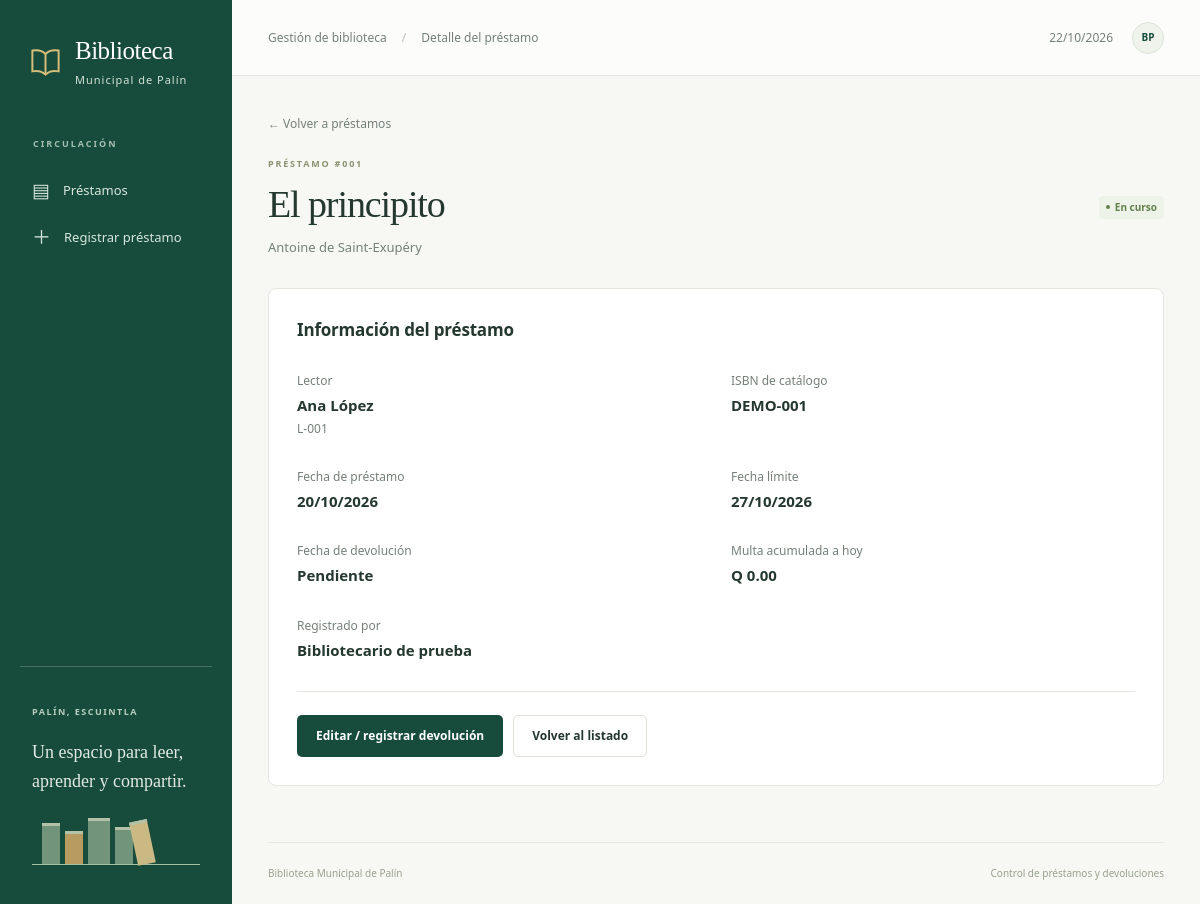
The page /index.php?c=prestamos&a=ver&id=1 on the database its author committed.
### tables this page shows
CREATE TABLE prestamos (
    id INT UNSIGNED AUTO_INCREMENT PRIMARY KEY,
    libro_id INT UNSIGNED NOT NULL,
    lector_id INT UNSIGNED NOT NULL,
    usuario_id INT UNSIGNED NOT NULL,
    fecha_prestamo DATE NOT NULL,
    fecha_limite DATE NOT NULL,
    fecha_devolucion DATE NULL,
    multa DECIMAL(10,2) NOT NULL DEFAULT 0.00,
    CONSTRAINT fk_prestamo_libro FOREIGN KEY (libro_id) REFERENCES libros(id) ON DELETE RESTRICT,
    CONSTRAINT fk_prestamo_lector FOREIGN KEY (lector_id) REFERENCES lectores(id) ON DELETE RESTRICT,
    CONSTRAINT fk_prestamo_usuario FOREIGN KEY (usuario_id) REFERENCES usuarios(id) ON DELETE RESTRICT,
    CONSTRAINT chk_plazo CHECK (fecha_limite = DATE_ADD(fecha_prestamo, INTERVAL 7 DAY)),
    CONSTRAINT chk_devolucion CHECK (fecha_devolucion IS NULL OR fecha_devolucion >= fecha_prestamo),
    CONSTRAINT chk_multa CHECK (multa >= 0),
    INDEX idx_libro_activo (libro_id,fecha_devolucion),
    INDEX idx_lector_activo (lector_id,fecha_devolucion,fecha_limite)
);

CREATE TABLE libros (
    id INT UNSIGNED AUTO_INCREMENT PRIMARY KEY,
    isbn VARCHAR(20) NOT NULL UNIQUE,
    titulo VARCHAR(150) NOT NULL,
    autor VARCHAR(150) NOT NULL,
    categoria VARCHAR(80) NOT NULL,
    anio SMALLINT UNSIGNED NOT NULL,
    ejemplares_totales INT NOT NULL,
    CONSTRAINT chk_ejemplares CHECK (ejemplares_totales >= 0),
    CONSTRAINT chk_anio CHECK (anio BETWEEN 1 AND 9999)
);

CREATE TABLE lectores (
    id INT UNSIGNED AUTO_INCREMENT PRIMARY KEY,
    carne VARCHAR(20) NOT NULL UNIQUE,
    nombre VARCHAR(120) NOT NULL,
    telefono VARCHAR(20) NULL,
    tipo ENUM('estudiante','vecino') NOT NULL,
    estado ENUM('activo','inactivo') NOT NULL DEFAULT 'activo'
);

CREATE TABLE usuarios (
    id INT UNSIGNED AUTO_INCREMENT PRIMARY KEY,
    usuario VARCHAR(50) NOT NULL UNIQUE,
    password_hash VARCHAR(255) NOT NULL,
    nombre VARCHAR(120) NOT NULL,
    rol ENUM('bibliotecario','auxiliar') NOT NULL,
    activo BOOLEAN NOT NULL DEFAULT TRUE,
    CONSTRAINT chk_usuario_activo CHECK (activo IN (0,1))
);

### config/bootstrap.php (called while the page is built, shortened)
<?php
function e(mixed $value): string
{
    return htmlspecialchars((string) $value, ENT_QUOTES | ENT_SUBSTITUTE, 'UTF-8');
}
function url(string $action = 'index', array $params = []): string
{
    return 'index.php?' . http_build_query(['c' => 'prestamos', 'a' => $action] + $params);
}
function render(string $view, array $viewData = []): void
{
    extract($viewData, EXTR_SKIP);
    require APP_ROOT . '/views/layout/header.php';
    require APP_ROOT . '/views/' . $view . '.php';
    require APP_ROOT . '/views/layout/footer.php';
}
function fecha(?string $date): string
{
    return $date ? (new DateTimeImmutable($date))->format('d/m/Y') : 'Pendiente';
}
function estado(array $prestamo): string
{
    return $prestamo['fecha_limite'] < date('Y-m-d') ? 'vencido' : 'activo';
}
function estado_texto(string $status): string
{
    return ['activo' => 'En curso', 'vencido' => 'Vencido', 'devuelto' => 'Devuelto'][$status];
}
function multa_visible(array $prestamo): float
{
    return $prestamo['fecha_devolucion'] !== null ? (float) $prestamo['multa']
        : Prestamo::calcularMulta($prestamo['fecha_limite'], date('Y-m-d'));
}

### index.php (called while the page is built, shortened)
<?php
require __DIR__.'/config/bootstrap.php';
$action=$_GET['a'] ?? 'index'; $controller=$_GET['c'] ?? 'prestamos';
try {
    $db=Conexion::conectar();
    $handler=new PrestamoController(new Prestamo($db),new Catalogo($db));
    $handler->$action();
} catch (Throwable $e) {
    error_log((string)$e); http_response_code(500);
    render('error',['title'=>'No pudimos completar la operación',
        'message'=>'Inténtalo de nuevo. Si el problema continúa, comprueba que el servidor de base de datos esté iniciado y que la instalación esté completa.']);
}

### models/Prestamo.php (called while the page is built, shortened)
<?php
final class Prestamo
{
    public function encontrar(int $id): ?array
    {
        $q = $this->db->prepare('SELECT p.*,l.titulo,l.autor,l.isbn,r.nombre AS lector,
            r.carne,u.nombre AS operador FROM prestamos p
            JOIN libros l ON l.id=p.libro_id JOIN lectores r ON r.id=p.lector_id
            JOIN usuarios u ON u.id=p.usuario_id WHERE p.id=?');
        $q->execute([$id]); return $q->fetch() ?: null;
    }
    public static function calcularMulta(string $limite, string $devolucion): float
    {
        $dias = (int) (new DateTimeImmutable($limite))->diff(new DateTimeImmutable($devolucion))->format('%r%a');
        return max(0, $dias) * 2.0;
    }
}

### views/prestamos/ver.php (the view)
<?php $status=estado($prestamo); ?>
<a class="back-link" href="<?= e(url()) ?>">← Volver a préstamos</a>
<div class="page-heading"><div><div class="eyebrow">PRÉSTAMO #<?= e(str_pad((string)$prestamo['id'],3,'0',STR_PAD_LEFT)) ?></div><h1><?= e($prestamo['titulo']) ?></h1><p><?= e($prestamo['autor']) ?></p></div><span class="status <?= e($status) ?>"><i aria-hidden="true"></i><?= e(estado_texto($status)) ?></span></div>
<section class="card detail-card"><h2>Información del préstamo</h2><dl class="detail-grid">
    <div><dt>Lector</dt><dd><?= e($prestamo['lector']) ?><small><?= e($prestamo['carne']) ?></small></dd></div><div><dt>ISBN de catálogo</dt><dd><?= e($prestamo['isbn']) ?></dd></div>
    <div><dt>Fecha de préstamo</dt><dd><?= e(fecha($prestamo['fecha_prestamo'])) ?></dd></div><div><dt>Fecha límite</dt><dd><?= e(fecha($prestamo['fecha_limite'])) ?></dd></div>
    <div><dt>Fecha de devolución</dt><dd><?= e(fecha($prestamo['fecha_devolucion'])) ?></dd></div><div><dt><?= $status==='devuelto'?'Multa registrada':'Multa acumulada a hoy' ?></dt><dd>Q <?= number_format(multa_visible($prestamo),2) ?></dd></div>
    <div><dt>Registrado por</dt><dd><?= e($prestamo['operador']) ?></dd></div>
</dl><div class="detail-actions"><a class="button primary" href="<?= e(url('editar',['id'=>$prestamo['id']])) ?>"><?= $status==='devuelto'?'Editar préstamo':'Editar / registrar devolución' ?></a><a class="button secondary" href="<?= e(url()) ?>">Volver al listado</a></div></section>

### public/css/app.css (style rules this page uses)
:root { --green:#174c3d; --green-dark:#103c30; --ink:#24382f; --muted:#758079; --paper:#f7f8f4; --border:#e4e8e0; --gold:#c59a4a; --red:#a8473c; --white:#fff; font-family:"Segoe UI",Arial,sans-serif; color:var(--ink); background:var(--paper); font-synthesis:none }
* { box-sizing:border-box }
body { margin:0; font-size:14px; line-height:1.5 }
a { color:var(--green); text-decoration:none }
button,a,input,select { -webkit-tap-highlight-color:transparent }
h1,h2,h3,p { margin-top:0 }
h1 { font-family:Georgia,"Times New Roman",serif; font-weight:500; font-size:38px; line-height:1.15; letter-spacing:-1.1px; margin-bottom:12px }
h2 { font-size:17px; font-weight:650; letter-spacing:-.2px; margin-bottom:5px }
p { color:var(--muted) }
small { display:block; color:var(--muted); font-size:12px; margin-top:3px }
dt { color:var(--muted); font-size:12px }
dd { margin:4px 0 0; font-weight:550 }
.eyebrow { font-size:9px; letter-spacing:1.8px; font-weight:650; color:#8a926f; margin-bottom:12px }
.page-heading { display:flex; justify-content:space-between; align-items:center; gap:24px; margin:2px 0 30px }
.page-heading p { margin-bottom:0; font-size:13px }
.button { border:1px solid transparent; display:inline-flex; gap:9px; align-items:center; justify-content:center; padding:11px 18px; font-size:12px; font-weight:600; border-radius:5px; white-space:nowrap; min-height:42px; line-height:1.35 }
.primary { color:white; background:var(--green) }
.secondary { background:white; border-color:#dce2d7; color:var(--ink) }
.back-link { font-size:12px; color:var(--muted); display:inline-block; margin-bottom:22px }
.card { background:white; border:1px solid var(--border); border-radius:8px; overflow:hidden }
.status { border-radius:4px; display:inline-flex; align-items:center; gap:5px; padding:5px 7px; font-size:10px; font-weight:600; white-space:nowrap; line-height:1.3 }
.status i { height:4px; width:4px; border-radius:50%; background:currentColor }
.status.activo { background:#edf3e8; color:#61804a }
.detail-card { max-width:900px; padding:28px }
.detail-grid { display:grid; grid-template-columns:1fr 1fr; gap:30px; margin:30px 0 }
.detail-grid dd { font-size:15px }
.detail-grid dd small { font-weight:400 }
.detail-actions { display:flex; gap:10px; padding-top:23px; border-top:1px solid var(--border) }
@media (prefers-reduced-motion:no-preference) { .button,.nav-link { transition:background .15s,filter .15s } }

### rows shown on the page
prestamos: id "001", libro.titulo "El principito", libro.autor "Antoine de Saint-Exupéry", fecha_limite "En curso", lector.nombre "Ana López", lector.carne "L-001", libro.isbn "DEMO-001", fecha_prestamo "20/10/2026", fecha_limite "27/10/2026", fecha_devolucion "Pendiente", multa_visible($prestamo) "0.00", usuario.nombre "Bibliotecario de prueba"

### other values the page prints
$title "Detalle del préstamo"
